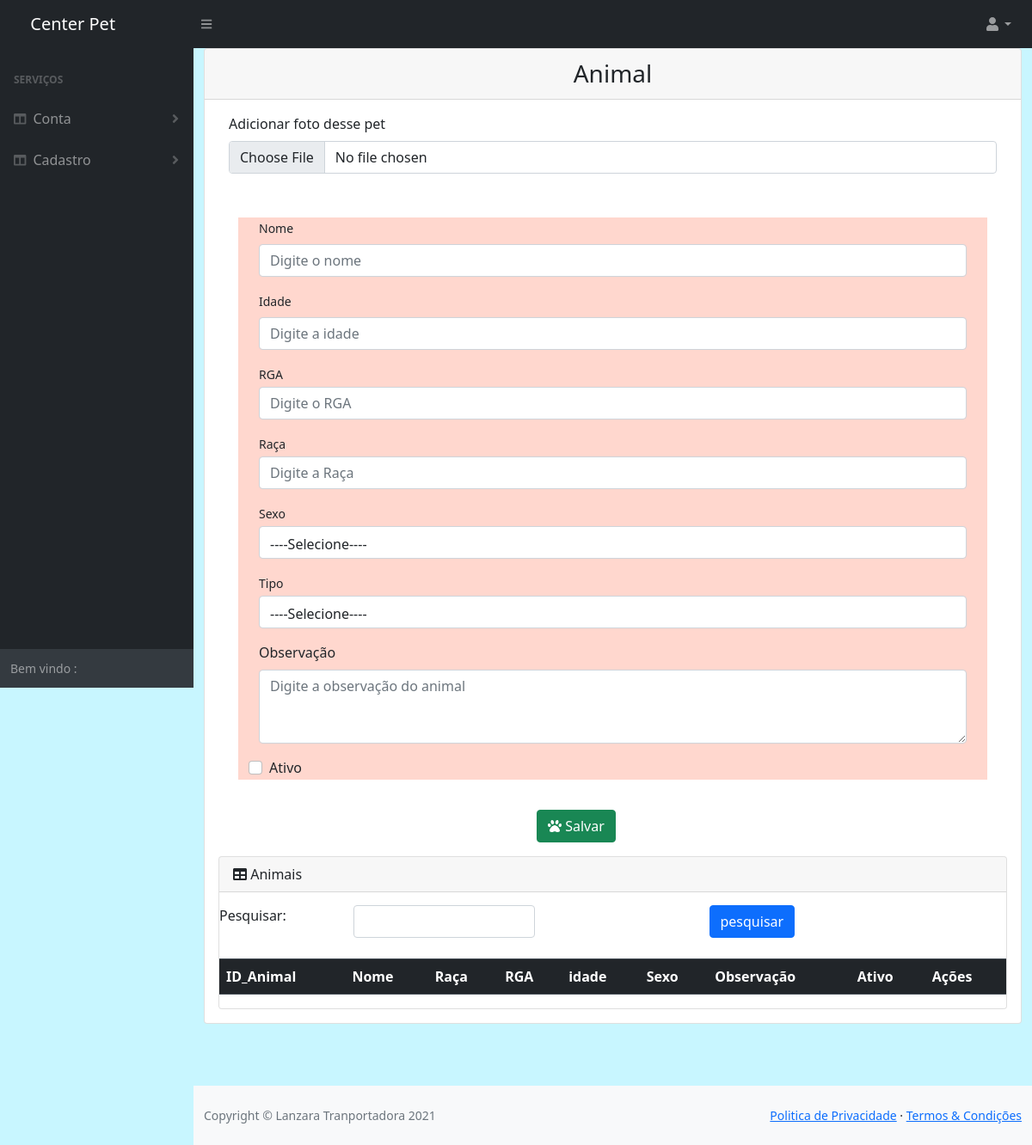
The app's page /sistema/cad_animal.php (signed in), older data.
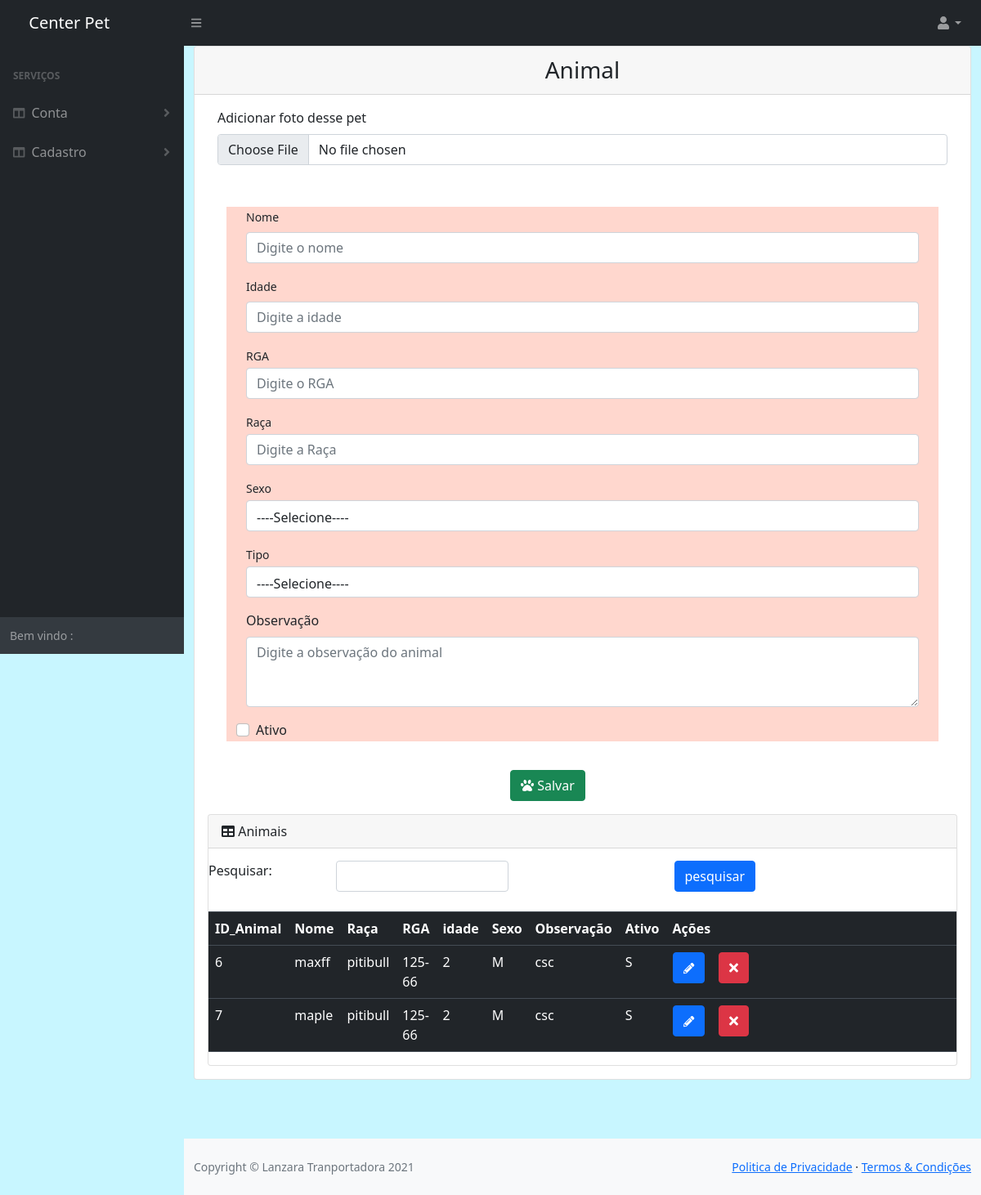
The same page, newer data.
### tables this page shows
CREATE TABLE `animal` (
  `id_animal` int(11) NOT NULL,
  `nome_animal` varchar(300) NOT NULL,
  `idade` varchar(300) NOT NULL,
  `rga` varchar(300) NOT NULL,
  `raca` varchar(300) NOT NULL,
  `sexo` varchar(300) NOT NULL,
  `observacao` varchar(300) NOT NULL,
  `tipo` varchar(300) NOT NULL,
  `ativo` varchar(2) NOT NULL,
  `imagem` varchar(300) NOT NULL,
  `id_usuario` int(25) NOT NULL
);

### sistema/cad_animal.php (the view, shortened to what the rows shown need)
<!DOCTYPE html>
<html lang="pt-BR">
<head>
    <link href="css/styles.css" rel="stylesheet" />
    <link href="https://cdn.datatables.net/1.10.20/css/dataTables.bootstrap4.min.css" rel="stylesheet" />
    <link href="https://cdn.jsdelivr.net/npm/bootstrap@5.0.1/dist/css/bootstrap.min.css" rel="stylesheet">
    <link href="https://cdn.datatables.net/1.10.20/css/dataTables.bootstrap4.min.css" rel="stylesheet" />
</head>
<body style="background-color: #C8F6FF;"  class="sb-nav-fixed">
    <?php include 'nav.php'; ?>
    <div id="layoutSidenav">
        <div id="layoutSidenav_content">
            <main>
                <div class="container-fluid">
                    <div class="card">
                        <div class="card-dark">
                            <div class="card-body">
                                <div class="row Col-md-12 ">
                                    <div class="Col-md-12">
                                        <div class="card">
                                            <br>
                                            <table class="table table-dark">
                                                <tr style="padding: 20px;">
                                                    <th>ID_Animal</th>
                                                    <th>Nome</th>
                                                    <th>Raça</th>
                                                    <th>RGA</th>
                                                    <th>idade</th>
                                                    <th>Sexo</th>
                                                    <th>Observação</th>
                                                    <th>Ativo</th>
                                                    <th>Ações</th>
                                                </tr>
                                                <?php
                                                $consultaTabela = "";
                                                if (isset($_GET["pesquisa"])) {
                                                    $pesquisa = $_GET["pesquisa"];
                                                    $consultaTabela = "SELECT * FROM animal WHERE nome LIKE '%$pesquisa%' OR raca LIKE '%$pesquisa%' OR tipo LIKE '%$pesquisa%' OR sexo LIKE '%$pesquisa%'";
                                                } else {
                                                    $consultaTabela = "SELECT * FROM animal";
                                                }
                                                $queryAnimal = $conexao->query($consultaTabela);
                                                while ($dados = $queryAnimal->fetch_assoc()) {
                                                ?>
                                                    <tr style="align-itens: center;width: 22px;">
                                                        <td width="20px"><?php echo $dados["id_animal"]; ?> </td>
                                                        <td width="20px"><?php echo $dados["nome_animal"]; ?></td>
                                                        <td width="20px"><?php echo $dados["raca"]; ?></td>
                                                        <td width="20px"> <?php echo $dados["rga"]; ?></td>
                                                        <td width="20px"><?php echo $dados["idade"]; ?></td>
                                                        <td width="20px"><?php echo $dados["sexo"]; ?></td>
                                                        <td width="20px"><?php echo $dados["observacao"]; ?></td>
                                                        <td width="20px"> <?php echo $dados["ativo"]; ?></td>
                                                        <td>
                                                            <a href="cad_animal.php?id_animal=<?php echo $dados["id_animal"]; ?>" class="btn btn-primary"><i style="font-size: 10pt;" class="fas fa-pencil-alt"></i></a>
                                                            <a href="crud/crud_animal.php?excluir=1&id_animal=<?php echo $dados["id_animal"]; ?>" class="btn btn-danger btn-excluir-cliente"><i style="font-size: 12pt; " class="fas fa-times"></i></a>
                                                        </td>
                                                    </tr>
                                                <?php } ?>
                                            </table>
                                        </div>
                                    </div>
                                </div>
                            </div>
                        </div>
                    </div>
                </div>
            </main>
            <br>
            <br>
            <br>
        </div>
    </div>
</body>
</html>

Row changes from the older to the newer data that the page shows:
added animal: id_animal "6", nome_animal "maxff", raca "pitibull", rga "125-66", idade "2", sexo "M", observacao "csc", ativo "S"
added animal: id_animal "7", nome_animal "maple", raca "pitibull", rga "125-66", idade "2", sexo "M", observacao "csc", ativo "S"
